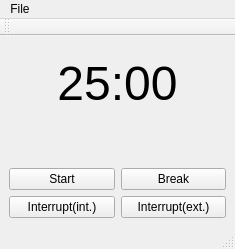
<?xml version="1.0" encoding="UTF-8"?>
<ui version="4.0">
 <class>MainWindow</class>
 <widget class="QMainWindow" name="MainWindow">
  <property name="geometry">
   <rect>
    <x>0</x>
    <y>0</y>
    <width>235</width>
    <height>249</height>
   </rect>
  </property>
  <property name="windowTitle">
   <string>MainWindow</string>
  </property>
  <widget class="QWidget" name="centralWidget">
   <layout class="QVBoxLayout" name="verticalLayout_2">
    <item>
     <layout class="QVBoxLayout" name="verticalLayout">
      <item>
       <widget class="QLabel" name="TIMERlabel">
        <property name="sizePolicy">
         <sizepolicy hsizetype="Expanding" vsizetype="Expanding">
          <horstretch>0</horstretch>
          <verstretch>0</verstretch>
         </sizepolicy>
        </property>
        <property name="minimumSize">
         <size>
          <width>0</width>
          <height>0</height>
         </size>
        </property>
        <property name="font">
         <font>
          <family>Ubuntu</family>
          <pointsize>36</pointsize>
         </font>
        </property>
        <property name="layoutDirection">
         <enum>Qt::LeftToRight</enum>
        </property>
        <property name="autoFillBackground">
         <bool>false</bool>
        </property>
        <property name="frameShape">
         <enum>QFrame::NoFrame</enum>
        </property>
        <property name="text">
         <string>25:00</string>
        </property>
        <property name="scaledContents">
         <bool>false</bool>
        </property>
        <property name="alignment">
         <set>Qt::AlignCenter</set>
        </property>
        <property name="wordWrap">
         <bool>false</bool>
        </property>
       </widget>
      </item>
     </layout>
    </item>
    <item>
     <layout class="QGridLayout" name="gridLayout">
      <item row="1" column="0">
       <widget class="QPushButton" name="STARTbutton">
        <property name="sizePolicy">
         <sizepolicy hsizetype="Expanding" vsizetype="Maximum">
          <horstretch>0</horstretch>
          <verstretch>0</verstretch>
         </sizepolicy>
        </property>
        <property name="text">
         <string>Start</string>
        </property>
       </widget>
      </item>
      <item row="1" column="1">
       <widget class="QPushButton" name="BREAKbutton">
        <property name="sizePolicy">
         <sizepolicy hsizetype="Expanding" vsizetype="Maximum">
          <horstretch>0</horstretch>
          <verstretch>0</verstretch>
         </sizepolicy>
        </property>
        <property name="text">
         <string>Break</string>
        </property>
       </widget>
      </item>
      <item row="2" column="0">
       <widget class="QPushButton" name="INTERNALINTbutton">
        <property name="sizePolicy">
         <sizepolicy hsizetype="Expanding" vsizetype="Maximum">
          <horstretch>0</horstretch>
          <verstretch>0</verstretch>
         </sizepolicy>
        </property>
        <property name="text">
         <string>Interrupt(int.)</string>
        </property>
       </widget>
      </item>
      <item row="2" column="1">
       <widget class="QPushButton" name="EXTERNALINTbutton">
        <property name="sizePolicy">
         <sizepolicy hsizetype="Expanding" vsizetype="Maximum">
          <horstretch>0</horstretch>
          <verstretch>0</verstretch>
         </sizepolicy>
        </property>
        <property name="text">
         <string>Interrupt(ext.)</string>
        </property>
       </widget>
      </item>
      <item row="0" column="0">
       <spacer name="verticalSpacer_3">
        <property name="orientation">
         <enum>Qt::Vertical</enum>
        </property>
        <property name="sizeHint" stdset="0">
         <size>
          <width>20</width>
          <height>40</height>
         </size>
        </property>
       </spacer>
      </item>
      <item row="0" column="1">
       <spacer name="verticalSpacer_4">
        <property name="orientation">
         <enum>Qt::Vertical</enum>
        </property>
        <property name="sizeHint" stdset="0">
         <size>
          <width>20</width>
          <height>40</height>
         </size>
        </property>
       </spacer>
      </item>
     </layout>
    </item>
   </layout>
  </widget>
  <widget class="QMenuBar" name="menubar">
   <property name="geometry">
    <rect>
     <x>0</x>
     <y>0</y>
     <width>235</width>
     <height>25</height>
    </rect>
   </property>
   <widget class="QMenu" name="menuFile">
    <property name="title">
     <string>File</string>
    </property>
    <addaction name="actionOpen"/>
    <addaction name="actionSave"/>
    <addaction name="separator"/>
    <addaction name="actionQuit"/>
   </widget>
   <addaction name="menuFile"/>
  </widget>
  <widget class="QStatusBar" name="statusbar"/>
  <widget class="QToolBar" name="toolBar">
   <property name="windowTitle">
    <string>toolBar</string>
   </property>
   <attribute name="toolBarArea">
    <enum>TopToolBarArea</enum>
   </attribute>
   <attribute name="toolBarBreak">
    <bool>false</bool>
   </attribute>
  </widget>
  <action name="actionOpen">
   <property name="text">
    <string>Open</string>
   </property>
   <property name="visible">
    <bool>false</bool>
   </property>
   <property name="iconVisibleInMenu">
    <bool>false</bool>
   </property>
  </action>
  <action name="actionSave">
   <property name="text">
    <string>Save</string>
   </property>
   <property name="visible">
    <bool>false</bool>
   </property>
   <property name="iconVisibleInMenu">
    <bool>false</bool>
   </property>
  </action>
  <action name="actionQuit">
   <property name="text">
    <string>Quit</string>
   </property>
  </action>
 </widget>
 <resources/>
 <connections/>
</ui>
